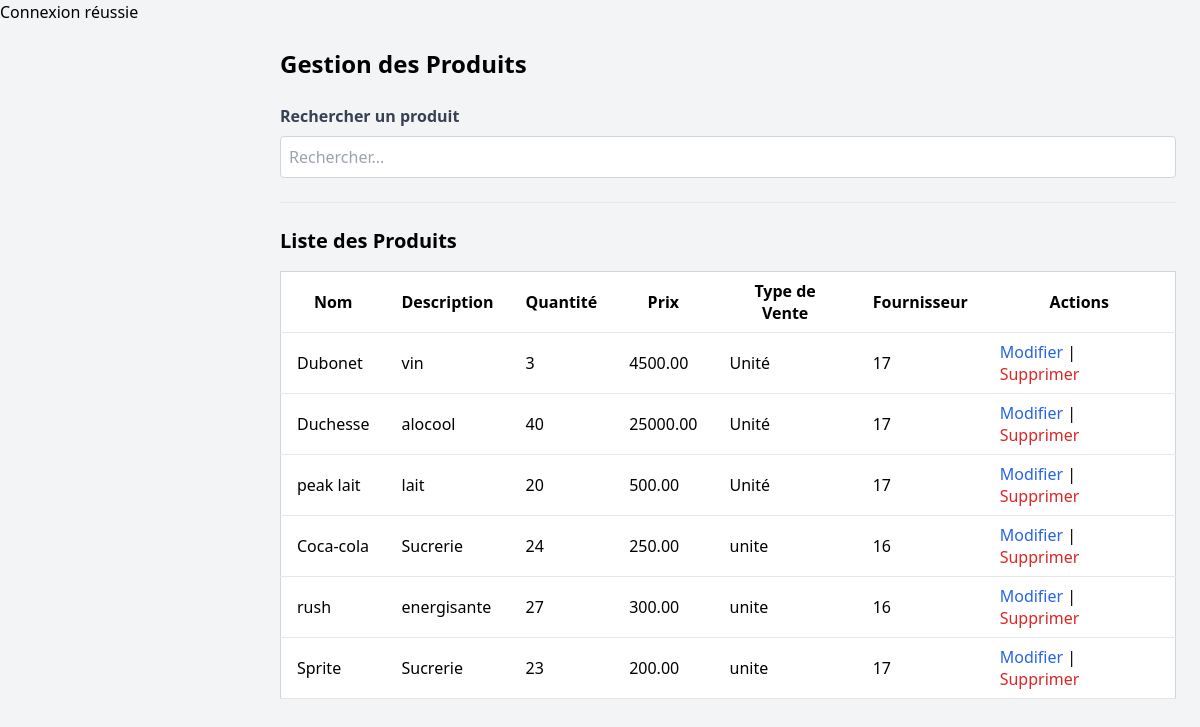
Page /recherche.php on the committed database.
### tables this page shows
CREATE TABLE IF NOT EXISTS `produits` (
  `id` int NOT NULL AUTO_INCREMENT,
  `nom` varchar(255) NOT NULL,
  `description` text,
  `quantite` int NOT NULL,
  `prix` decimal(10,2) NOT NULL,
  `type_vente` varchar(50) DEFAULT NULL,
  `fournisseur_id` int DEFAULT NULL,
  `prix_unitaire` decimal(10,2) DEFAULT NULL,
  `stock` int NOT NULL DEFAULT '0',
  PRIMARY KEY (`id`)
);

### public/recherche.php (the view, shortened to what this page needs)
<?php
include 'db_connect.php';
$sql = "SELECT * FROM produits";
$result = $conn->query($sql);
$produits = [];
if ($result->num_rows > 0) {
    while ($row = $result->fetch_assoc()) {
        $produits[] = $row;
    }
}
?>
<!DOCTYPE html>
<html lang="fr">
<head>
    <link href="https://cdn.jsdelivr.net/npm/tailwindcss@2.2.19/dist/tailwind.min.css" rel="stylesheet">
</head>
<body class="bg-gray-100">
<div class="ml-64 p-6">
    <h1 class="text-2xl font-semibold mb-6">Gestion des Produits</h1>
    <div class="mb-6">
        <label for="search" class="block text-gray-700 font-bold mb-2">Rechercher un produit</label>
        <input type="text" id="search" name="search" class="w-full border border-gray-300 p-2 rounded" placeholder="Rechercher...">
    </div>
    <hr class="my-6">
    <h2 class="text-xl font-semibold mb-4">Liste des Produits</h2>
    <table class="min-w-full bg-white border border-gray-300">
        <thead>
            <tr>
                <th class="py-2 px-4 border-b">Nom</th>
                <th class="py-2 px-4 border-b">Description</th>
                <th class="py-2 px-4 border-b">Quantité</th>
                <th class="py-2 px-4 border-b">Prix</th>
                <th class="py-2 px-4 border-b">Type de Vente</th>
                <th class="py-2 px-4 border-b">Fournisseur</th>
                <th class="py-2 px-4 border-b">Actions</th>
            </tr>
        </thead>
        <tbody>
            <?php foreach ($produits as $produit): ?>
                <tr>
                    <td class="py-2 px-4 border-b"><?php echo htmlspecialchars($produit['nom']); ?></td>
                    <td class="py-2 px-4 border-b"><?php echo htmlspecialchars($produit['description']); ?></td>
                    <td class="py-2 px-4 border-b"><?php echo htmlspecialchars($produit['quantite']); ?></td>
                    <td class="py-2 px-4 border-b"><?php echo htmlspecialchars($produit['prix']); ?></td>
                    <td class="py-2 px-4 border-b"><?php echo htmlspecialchars($produit['type_vente']); ?></td>
                    <td class="py-2 px-4 border-b"><?php echo htmlspecialchars($produit['fournisseur_id']); ?></td>
                    <td class="py-2 px-4 border-b">
                        <a href="edit_product.php?id=<?php echo $produit['id']; ?>" class="text-blue-600 hover:underline">Modifier</a> |
                        <a href="delete_product.php?id=<?php echo $produit['id']; ?>" class="text-red-600 hover:underline">Supprimer</a>
                    </td>
                </tr>
            <?php endforeach; ?>
        </tbody>
    </table>
</div>
</body>
</html>

### rows in the picture
produits: nom "Dubonet", description "vin", quantite "3", prix "4500.00", type_vente "Unité", fournisseur "17"
produits: nom "Duchesse", description "alocool", quantite "40", prix "25000.00", type_vente "Unité", fournisseur "17"
produits: nom "peak lait", description "lait", quantite "20", prix "500.00", type_vente "Unité", fournisseur "17"
produits: nom "Coca-cola", description "Sucrerie", quantite "24", prix "250.00", type_vente "unite", fournisseur "16"
produits: nom "rush", description "energisante", quantite "27", prix "300.00", type_vente "unite", fournisseur "16"
produits: nom "Sprite", description "Sucrerie", quantite "23", prix "200.00", type_vente "unite", fournisseur "17"
